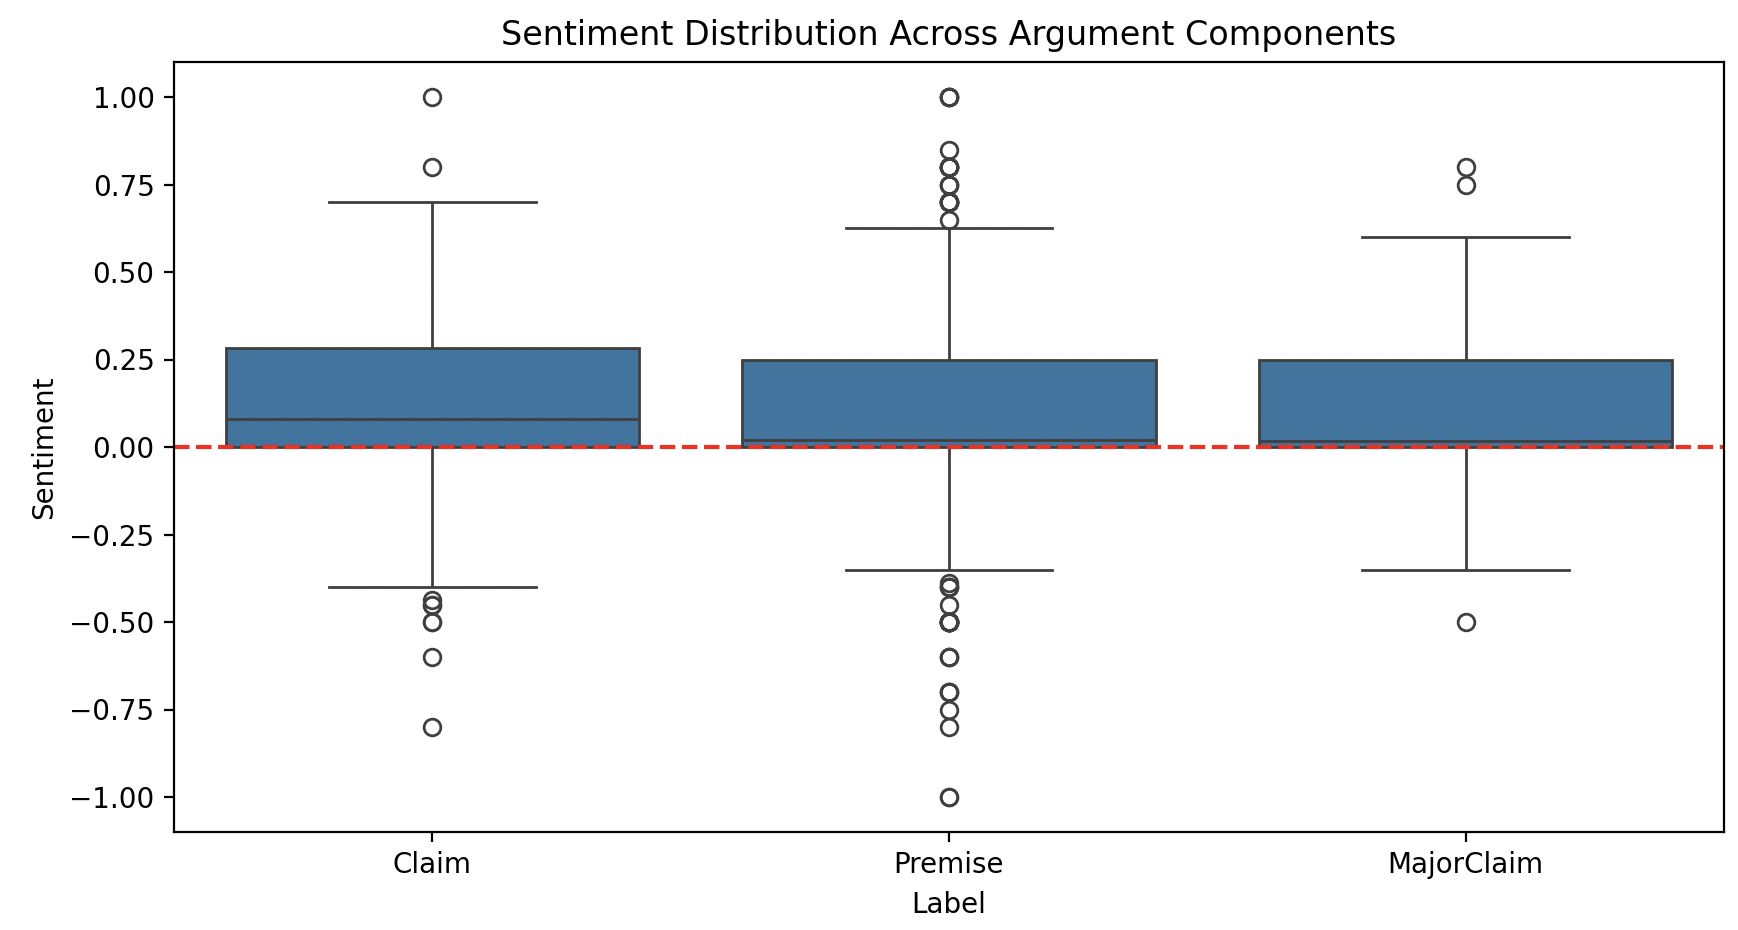

The Python source for this figure:
import os
import pandas as pd
import spacy
import matplotlib.pyplot as plt
import seaborn as sns
from textblob import TextBlob

# Load spaCy model
nlp = spacy.load("en_core_web_sm")

# Function to parse .ann files
def parse_ann_file(ann_filepath):
    annotations = []
    with open(ann_filepath, "r", encoding="utf-8") as file:
        for line in file:
            parts = line.strip().split("\t")
            if len(parts) < 3:
                continue
            annotation_id = parts[0]
            annotation_type_info = parts[1].split()
            annotation_text = parts[2]
            label = annotation_type_info[0]
            annotations.append({"id": annotation_id, "label": label, "text": annotation_text})
    return annotations

# Function to perform sentiment analysis
def get_sentiment(text):
    return TextBlob(text).sentiment.polarity

# Function to process dataset and analyze sentiment
def process_sentiment_analysis(dataset_path):
    sentiment_data = []
    for file in os.listdir(dataset_path):
        if file.endswith(".txt"):
            text_filepath = os.path.join(dataset_path, file)
            ann_filepath = text_filepath.replace(".txt", ".ann")
            if not os.path.exists(ann_filepath):
                continue
            
            annotations = parse_ann_file(ann_filepath)
            for ann in annotations:
                sentiment = get_sentiment(ann["text"])
                sentiment_data.append({"Essay": file, "Label": ann["label"], "Sentiment": sentiment})
    
    return pd.DataFrame(sentiment_data)

# Function to visualize sentiment distribution
def visualize_sentiment_distribution(df):
    plt.figure(figsize=(10, 5))
    sns.boxplot(data=df, x="Label", y="Sentiment")
    plt.title("Sentiment Distribution Across Argument Components")
    plt.axhline(0, color='red', linestyle='dashed')
    plt.show()

# Define dataset path (change accordingly)
dataset_path = "/Users/sahil.pardasani/Desktop/ResearchPaperForConference/ArgumentAnnotatedEssays-1.0/brat-project"  # Update this path to your dataset directory

# Process dataset
df = process_sentiment_analysis(dataset_path)

# Generate visualization
visualize_sentiment_distribution(df)
